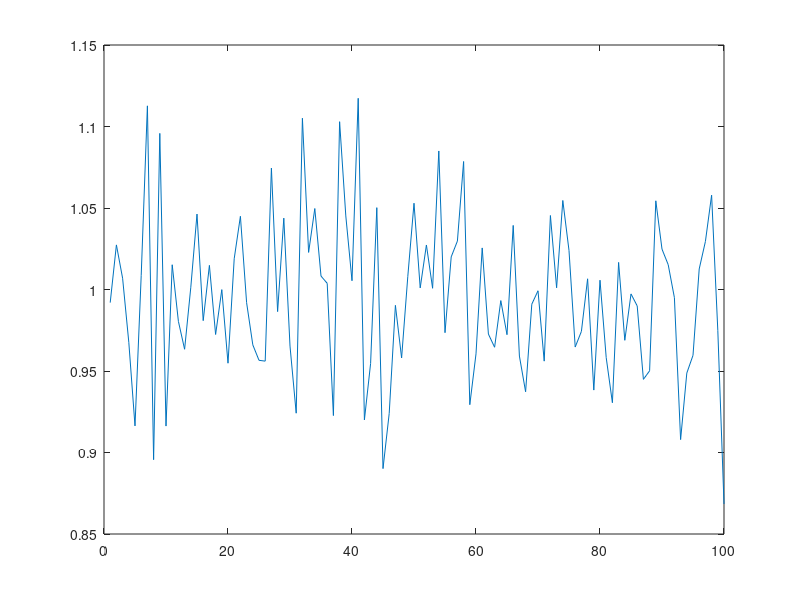

This figure's MATLAB source: (Note: this script raises an error after producing the figure.)
%Part B.1 of mini-projet

clear all;
close all;

N=100;
C=1.5;
V=zeros(1,N);

for s=1:N
    
V(s)=normrnd(1,0.05);

end

plot(V);
  
Timedelta=[0,120]; %Time interval in which the script simulates the system
Initial=zeros(1,N*4);

for u=1:N
    Initial(3+(u-1)*4)=3;
end

options=odeset('RelTol',1e-6);

[T,Y]=ode45(MPdiffeqB(N,C,V),Timedelta,Initial,options);

for t=1:N
    
    plot(T,Y(:,1+((t-1)*4)),'-')
    title(['Evolution of X1, X2 etc over time with K=' num2str(C) '.']);
    xlabel('Time[h]');
    ylabel('Amount in [nM]');
    grid on;
    hold on;
    
end


    
